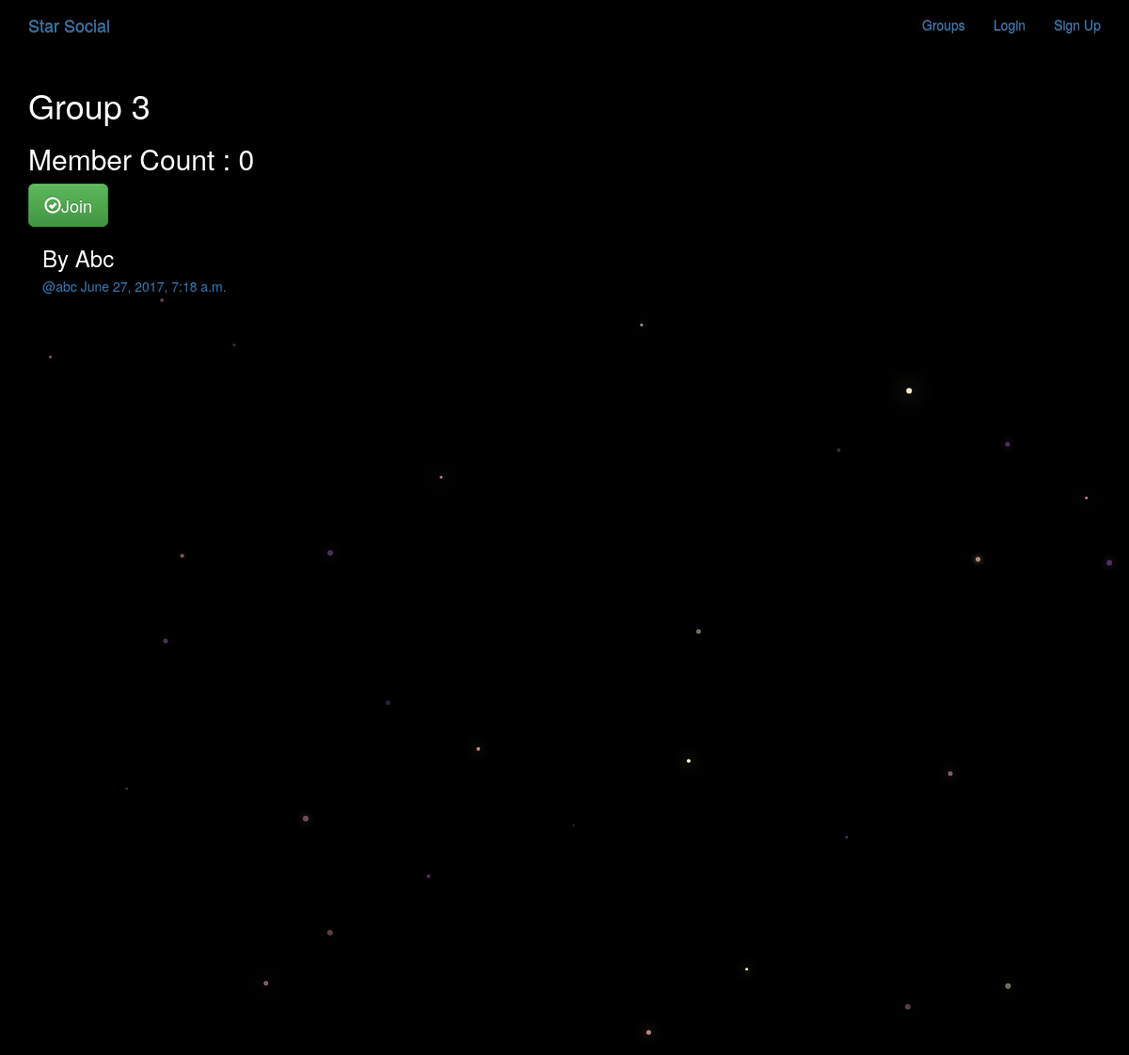
The app's page /groups/posts/in/group-3/ with its own data.
### groups/models.py (models this page shows, shortened)
class Group(models.Model):
    name = models.CharField(max_length=200,unique = True)
    slug = models.SlugField(allow_unicode=True,unique=True)
    description = models.TextField(blank=True,default='')
    description_html = models.TextField(editable=False,default='',blank=True)
    members = models.ManyToManyField(User,through='GroupMember')
    class Meta():
        ordering = ['name']

### posts/models.py (models this page shows, shortened)
class Post(models.Model):
    user = models.ForeignKey(User,related_name='posts')
    created_at  = models.DateTimeField(auto_now=True)
    message = models.TextField()
    message_html = models.TextField(editable=False)
    group = models.ForeignKey(Group,related_name='posts',null=True,blank=True)
    class Meta():
        ordering = ['-created_at']
        unique_together = ['user','message']

### groups/views.py (the view)
# urls.py: url(r'posts/in/(?P<slug>[-\w]+)/$',views.SingleGroup.as_view(),name='single'),
class SingleGroup(generic.DetailView):
    model = Group

### groups/templates/groups/group_detail.html
{% extends "groups/group_base.html" %}
{% block pregroup %}
  <h1>{{ group.name }}</h1>
  <h2>Member Count : {{ group.members.count }}</h2>
  <div class="content">
    {% if user in group.members.all %}
      <a href="{% url 'groups:leave' slug=group.slug %}" class="btn btn-lg btn-fill btn-warning"><span class="glyphicon glyphicon-remove-circle"></span>Leave</a>
    {% else %}
        <a href="{% url 'groups:join' slug=group.slug %}" class="btn btn-lg btn-fill btn-success"><span class="glyphicon glyphicon-ok-circle"></span>Join</a>
    {% endif %}
  </div>
{% endblock  %}
{% block group_content %}
  <div class="col-md-8">
    {% if group.posts.count == 0 %}
        <h2>No Posts in this Group Yet!!</h2>
    {% else %}
      {% for post in group.posts.all %}
        {% include "posts/_post.html" %}
      {% endfor %}
    {% endif %}
  </div>
{% endblock  %}

### posts/templates/posts/_post.html (shortened to what this page needs)
<div class="post media">
  <h3>{{ post.message_html|safe }}</h3>
  <div class="media-body">
    <h5 class="media-heading">
    <span class="username"><a href="{% url 'posts:for_user' username=post.user.username %}">@{{ post.user.username }}</a></span>
    <time class="time">
      <a href="{% url 'posts:single' username=post.user.username pk=post.pk%}">{{ post.created_at }}</a></time>
    </h5>
  </div>
</div>

### static/simplesocial/css/master.css (style rules this page uses)
body { margin: 0; overflow: hidden; background-color: black; color:white; }

### records on screen
Group: name "Group 3", members.count "0"
Post: message_html "By Abc", user.username "abc", created_at "June 27, 2017, 7:18 a.m."
